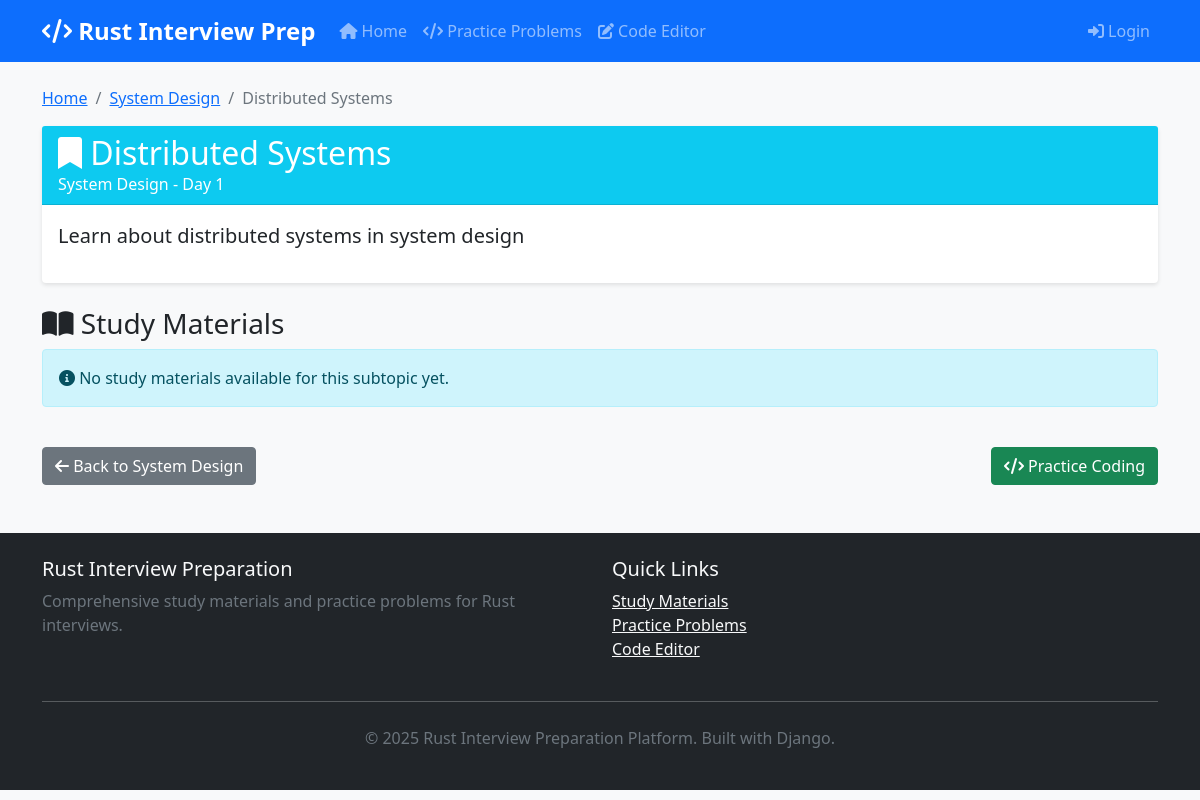
/subtopic/2/, run on the app's committed database.
### materials/models.py (models this page shows, shortened)
class Subtopic(models.Model):
    topic = models.ForeignKey(Topic, on_delete=models.CASCADE, related_name='subtopics')
    title = models.CharField(max_length=200)
    description = models.TextField(blank=True)
    order = models.IntegerField(default=0)
    class Meta:
        ordering = ['order']

class Topic(models.Model):
    title = models.CharField(max_length=200)
    description = models.TextField()
    day_number = models.IntegerField()
    order = models.IntegerField(default=0)
    created_at = models.DateTimeField(auto_now_add=True)
    updated_at = models.DateTimeField(auto_now=True)
    class Meta:
        ordering = ['day_number', 'order']

### materials/views.py (the view)
# urls.py: path('subtopic/<int:subtopic_id>/', views.subtopic_detail, name='subtopic_detail'),
def subtopic_detail(request, subtopic_id):
    subtopic = get_object_or_404(Subtopic, id=subtopic_id)
    materials = subtopic.materials.all()
    questions = subtopic.questions.all()
    problems = subtopic.problems.all()
    context = {
        'subtopic': subtopic,
        'materials': materials,
        'questions': questions,
        'problems': problems,
    }
    return render(request, 'materials/subtopic_detail.html', context)

### templates/materials/subtopic_detail.html (shortened to what this page needs)
{% extends 'base.html' %}
{% block content %}
<div class="row">
    <div class="col-md-12">
        <nav aria-label="breadcrumb">
            <ol class="breadcrumb">
                <li class="breadcrumb-item"><a href="{% url 'materials:home' %}">Home</a></li>
                <li class="breadcrumb-item"><a href="{% url 'materials:topic_detail' subtopic.topic.id %}">{{ subtopic.topic.title }}</a></li>
                <li class="breadcrumb-item active">{{ subtopic.title }}</li>
            </ol>
        </nav>
    </div>
</div>
<div class="row">
    <div class="col-md-12">
        <div class="card">
            <div class="card-header bg-info text-white">
                <h2 class="mb-0">
                    <i class="fas fa-bookmark"></i> {{ subtopic.title }}
                </h2>
                <p class="mb-0">{{ subtopic.topic.title }} - Day {{ subtopic.topic.day_number }}</p>
            </div>
            <div class="card-body">
                {% if subtopic.description %}
                    <p class="lead">{{ subtopic.description }}</p>
                {% endif %}
            </div>
        </div>
    </div>
</div>
<div class="row mt-4">
    <div class="col-md-12">
        <h3>
            <i class="fas fa-book-open"></i> Study Materials
        </h3>
    </div>
</div>
<div class="row">
    {% if materials %}
        {% for material in materials %}
        <div class="col-md-12 mb-4">
            <div class="card material-card">
                <div class="card-header d-flex justify-content-between align-items-center">
                    <h5 class="mb-0">{{ material.title }}</h5>
                    <span class="badge bg-primary">{{ material.get_material_type_display }}</span>
                </div>
                <div class="card-body">
                    <div class="material-content">
                        {{ material.content|linebreaks }}
                    </div>
                    {% if material.code_example %}
                    <div class="mt-3">
                        <h6><i class="fas fa-code"></i> Example Code ({{ material.language|upper }})</h6>
                        <pre class="code-example"><code>{{ material.code_example }}</code></pre>
                    </div>
                    {% endif %}
                </div>
            </div>
        </div>
        {% endfor %}
    {% else %}
        <div class="col-12">
            <div class="alert alert-info">
                <i class="fas fa-info-circle"></i> No study materials available for this subtopic yet.
            </div>
        </div>
    {% endif %}
</div>
<div class="row mt-4">
    <div class="col-md-12">
        <div class="d-flex justify-content-between">
            <a href="{% url 'materials:topic_detail' subtopic.topic.id %}" class="btn btn-secondary">
                <i class="fas fa-arrow-left"></i> Back to {{ subtopic.topic.title }}
            </a>
            <a href="{% url 'code_runner:editor' %}" class="btn btn-success">
                <i class="fas fa-code"></i> Practice Coding
            </a>
        </div>
    </div>
</div>
{% endblock %}

### static/css/main.css (style rules this page uses)
body { background-color: #f8f9fa; font-family: 'Segoe UI', Tahoma, Geneva, Verdana, sans-serif; }
.card { border: none; box-shadow: 0 2px 4px rgba(0,0,0,0.1); transition: all 0.3s ease; }
.fade-in { animation: fadeIn 0.5s ease-in; }

### data on the page
Subtopic: topic "System Design", title "Distributed Systems", topic.day_number "1", description "Learn about distributed systems in system design"
